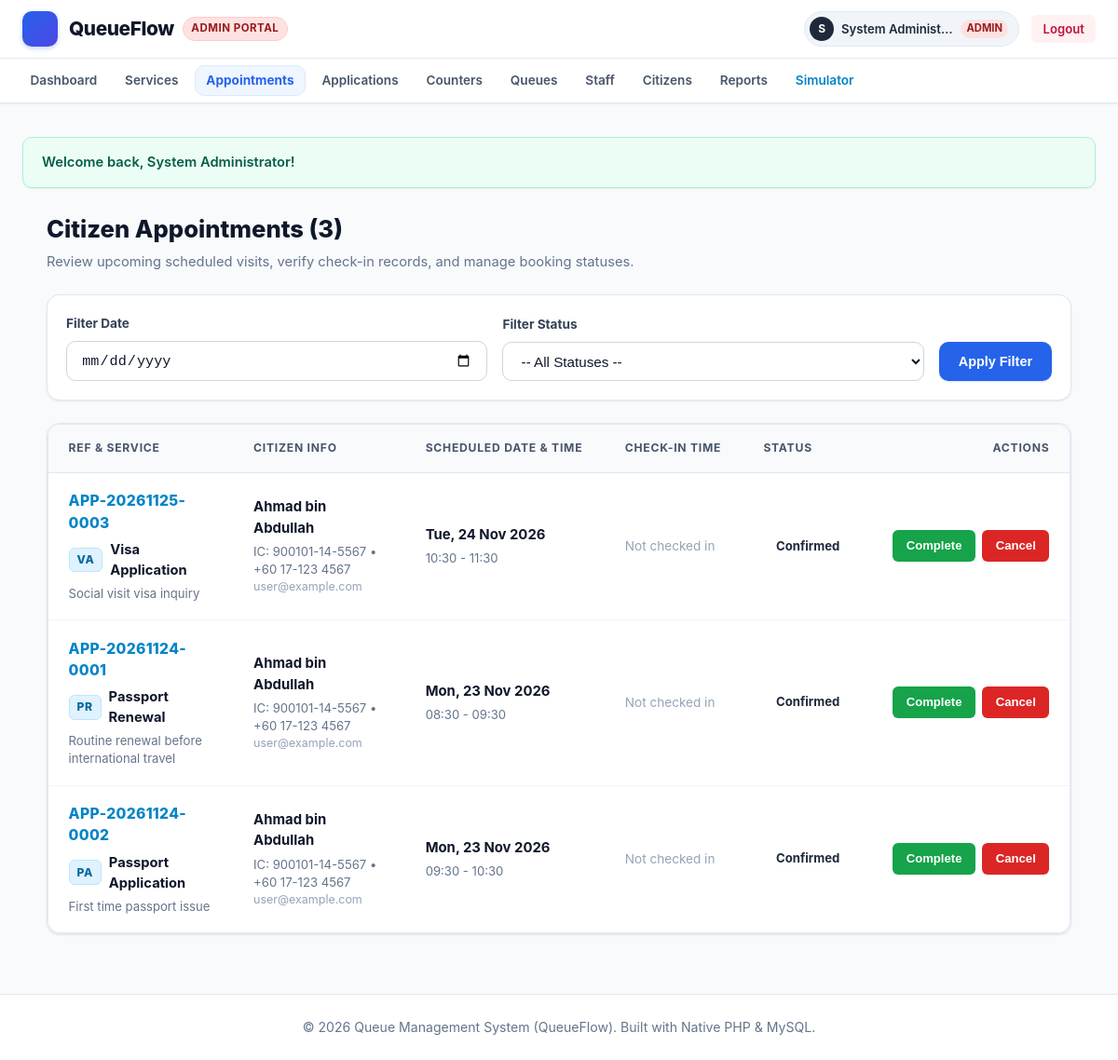
Page /admin/appointments.php (signed in) on the earlier database version.
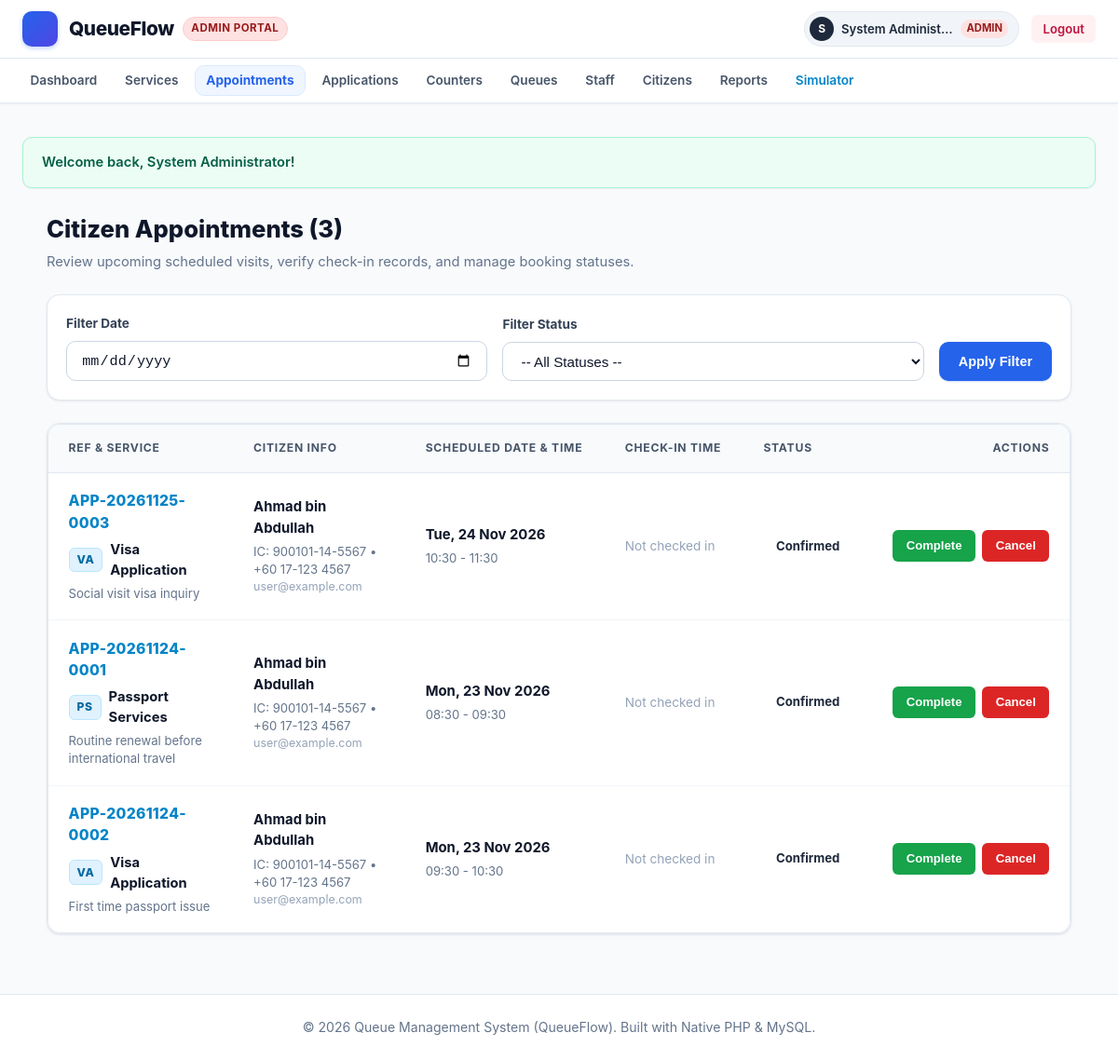
Same page on the later database version.
### tables this page shows
CREATE TABLE `appointments` (
  `id` INT AUTO_INCREMENT PRIMARY KEY,
  `appointment_ref` VARCHAR(50) NOT NULL UNIQUE,
  `user_id` INT NOT NULL,
  `service_id` INT NOT NULL,
  `appointment_date` DATE NOT NULL,
  `time_slot` VARCHAR(30) NOT NULL,
  `remarks` TEXT NULL,
  `status` ENUM('pending', 'confirmed', 'completed', 'cancelled') NOT NULL DEFAULT 'confirmed',
  `check_in_time` DATETIME NULL,
  `created_at` TIMESTAMP DEFAULT CURRENT_TIMESTAMP,
  CONSTRAINT `fk_app_user` FOREIGN KEY (`user_id`) REFERENCES `users` (`id`) ON DELETE CASCADE,
  CONSTRAINT `fk_app_service` FOREIGN KEY (`service_id`) REFERENCES `services` (`id`) ON DELETE CASCADE
);

CREATE TABLE `services` (
  `id` INT AUTO_INCREMENT PRIMARY KEY,
  `code` VARCHAR(10) NOT NULL UNIQUE,
  `name` VARCHAR(100) NOT NULL,
  `description` TEXT NULL,
  `est_duration` INT NOT NULL DEFAULT 15,
  `status` ENUM('active', 'inactive') NOT NULL DEFAULT 'active',
  `created_at` TIMESTAMP DEFAULT CURRENT_TIMESTAMP
);

CREATE TABLE `users` (
  `id` INT AUTO_INCREMENT PRIMARY KEY,
  `username` VARCHAR(50) NOT NULL UNIQUE,
  `email` VARCHAR(100) NULL UNIQUE,
  `password` VARCHAR(255) NOT NULL,
  `full_name` VARCHAR(100) NOT NULL,
  `ic_passport` VARCHAR(50) NULL,
  `phone` VARCHAR(30) NULL,
  `role` ENUM('admin', 'staff', 'user') NOT NULL DEFAULT 'user',
  `status` ENUM('active', 'inactive') NOT NULL DEFAULT 'active',
  `created_at` TIMESTAMP DEFAULT CURRENT_TIMESTAMP
);

### admin/appointments.php (the view, shortened to what the changed rows need)
<?php
require_once __DIR__ . '/../includes/functions.php';
$pdo = getDBConnection();
$sql = "
    SELECT a.*, u.full_name as user_name, u.email as user_email, u.phone as user_phone, u.ic_passport as user_ic, s.name as service_name, s.code as service_code
    FROM appointments a
    JOIN users u ON a.user_id = u.id
    JOIN services s ON a.service_id = s.id
    WHERE 1=1
";
$params = [];
$sql .= " ORDER BY a.appointment_date DESC, a.time_slot ASC";
$stmt = $pdo->prepare($sql);
$stmt->execute($params);
$appointments = $stmt->fetchAll();
require_once __DIR__ . '/../includes/header.php';
?>
<div style="max-width: 1100px; margin: 1.5rem auto;">
    <div style="display: flex; justify-content: space-between; align-items: center; margin-bottom: 1.5rem; flex-wrap: wrap; gap: 1rem;">
        <div>
            <h1 style="font-size: 1.6rem; font-weight: 800; color: #0f172a; margin-bottom: 0.25rem;">
                Citizen Appointments (<?php echo count($appointments); ?>)
            </h1>
        </div>
    </div>
    <div class="card" style="padding: 0; overflow: hidden;">
        <div class="table-responsive">
            <table class="data-table">
                <thead>
                    <tr>
                        <th style="width: 24%;">REF & SERVICE</th>
                        <th style="width: 22%;">CITIZEN INFO</th>
                        <th style="width: 20%;">SCHEDULED DATE & TIME</th>
                        <th style="width: 14%;">CHECK-IN TIME</th>
                        <th style="width: 10%;">STATUS</th>
                        <th style="width: 10%; text-align: right;">ACTIONS</th>
                    </tr>
                </thead>
                <tbody>
                    <?php if (empty($appointments)): ?>
                        <tr>
                            <td colspan="6" style="text-align: center; padding: 3rem 1rem; color: #94a3b8;">
                                No appointments found matching your filter.
                            </td>
                        </tr>
                    <?php else: ?>
                        <?php foreach ($appointments as $a): ?>
                            <tr>
                                <td>
                                    <strong style="color: #0284c7; font-size: 0.98rem; font-weight: 800; letter-spacing: 0.3px;"><?php echo e($a['appointment_ref']); ?></strong>
                                    <div style="display: flex; align-items: center; margin-top: 0.35rem;">
                                        <span class="service-code-tag"><?php echo e($a['service_code']); ?></span>
                                        <strong style="color: #0f172a; font-size: 0.92rem;"><?php echo e($a['service_name']); ?></strong>
                                    </div>
                                    <?php if (!empty($a['remarks'])): ?>
                                        <div class="cell-sub"><?php echo e($a['remarks']); ?></div>
                                    <?php endif; ?>
                                </td>
                                <td>
                                    <div style="font-weight: 700; color: #0f172a; font-size: 0.93rem;"><?php echo e($a['user_name']); ?></div>
                                    <div class="cell-sub">
                                        IC: <?php echo e($a['user_ic']); ?> &bull; <?php echo e($a['user_phone']); ?>
                                    </div>
                                    <div style="font-size: 0.78rem; color: #94a3b8;"><?php echo e($a['user_email']); ?></div>
                                </td>
                                <td>
                                    <div style="font-weight: 700; color: #0f172a; font-size: 0.93rem;"><?php echo date('D, d M Y', strtotime($a['appointment_date'])); ?></div>
                                    <div class="cell-sub"><?php echo e($a['time_slot']); ?></div>
                                </td>
                                <td>
                                    <?php if ($a['check_in_time']): ?>
                                        <span style="color: #16a34a; font-weight: 700; font-size: 0.88rem; display: inline-flex; align-items: center; gap: 0.3rem;">
                                            <?php echo getIcon('check', 14); ?> <?php echo date('h:i A', strtotime($a['check_in_time'])); ?>
                                        </span>
                                    <?php else: ?>
                                        <span style="color: #94a3b8; font-size: 0.85rem;">Not checked in</span>
                                    <?php endif; ?>
                                </td>
                                <td><?php echo renderStatusBadge($a['status']); ?></td>
                                <td style="text-align: right;">
                                    <div class="table-actions" style="justify-content: flex-end;">
                                        <form method="POST" action="appointments.php" style="display: inline-flex; gap: 0.45rem; margin: 0;">
                                            <?php if ($a['status'] === 'confirmed'): ?>
                                                <button type="submit" name="status" value="completed" class="btn btn-sm" style="background:#16a34a; color:#fff;" title="Mark Completed">
                                                    Complete
                                                </button>
                                                <button type="submit" name="status" value="cancelled" class="btn btn-danger btn-sm" title="Cancel Booking">
                                                    Cancel
                                                </button>
                                            <?php elseif ($a['status'] === 'cancelled'): ?>
                                                <button type="submit" name="status" value="confirmed" class="btn btn-secondary btn-sm">
                                                    Re-confirm
                                                </button>
                                            <?php else: ?>
                                                <span style="color: #94a3b8; font-size: 0.85rem;">-</span>
                                            <?php endif; ?>
                                        </form>
                                    </div>
                                </td>
                            </tr>
                        <?php endforeach; ?>
                    <?php endif; ?>
                </tbody>
            </table>
        </div>
    </div>
</div>
<?php require_once __DIR__ . '/../includes/footer.php'; ?>

### includes/functions.php (shortened to what the changed rows need)
<?php
function e($value) {
    return htmlspecialchars((string)$value, ENT_QUOTES, 'UTF-8');
}
function renderStatusBadge($status) {
    $badges = [
        'waiting'      => '<span class="badge badge-waiting"><span class="badge-dot dot-waiting"></span>' . getIcon('clock', 13) . ' Waiting</span>',
        'calling'      => '<span class="badge badge-calling"><span class="badge-dot dot-calling"></span>' . getIcon('bell', 13) . ' Calling</span>',
        'serving'      => '<span class="badge badge-serving"><span class="badge-dot dot-serving"></span>' . getIcon('play-circle', 13) . ' Serving</span>',
        'completed'    => '<span class="badge badge-completed"><span class="badge-dot dot-completed"></span>' . getIcon('check-circle', 13) . ' Completed</span>',
        'skipped'      => '<span class="badge badge-skipped"><span class="badge-dot dot-skipped"></span>' . getIcon('slash', 13) . ' Skipped</span>',
        'open'         => '<span class="badge badge-open"><span class="badge-dot dot-open"></span>' . getIcon('check', 13) . ' Open</span>',
        'closed'       => '<span class="badge badge-closed"><span class="badge-dot dot-closed"></span>' . getIcon('x', 13) . ' Closed</span>',
        'active'       => '<span class="badge badge-active"><span class="badge-dot dot-open"></span> Active</span>',
        'inactive'     => '<span class="badge badge-inactive"><span class="badge-dot dot-closed"></span> Inactive</span>',
        'confirmed'    => '<span class="badge badge-completed"><span class="badge-dot dot-completed"></span> Confirmed</span>',
        'pending'      => '<span class="badge badge-waiting"><span class="badge-dot dot-waiting"></span> Pending</span>',
        'cancelled'    => '<span class="badge badge-skipped"><span class="badge-dot dot-skipped"></span> Cancelled</span>',
        'approved'     => '<span class="badge badge-completed"><span class="badge-dot dot-completed"></span> Approved</span>',
        'submitted'    => '<span class="badge badge-calling"><span class="badge-dot dot-calling"></span> Submitted</span>',
        'under_review' => '<span class="badge badge-waiting"><span class="badge-dot dot-waiting"></span> Under Review</span>',
        'rejected'     => '<span class="badge badge-skipped"><span class="badge-dot dot-skipped"></span> Rejected</span>',
    ];
    return $badges[$status] ?? '<span class="badge">' . e(ucfirst($status)) . '</span>';
}
function getIcon($name, $size = 18, $class = "icon") {
    return $icons[$name] ?? '';
}

Differences in the rows shown:
changed appointments "APP-20261124-0001": service.code "PR" → "PS"; service.name "Passport Renewal" → "Passport Services"
changed appointments "APP-20261124-0002": service.code "PA" → "VA"; service.name "Passport Application" → "Visa Application"
